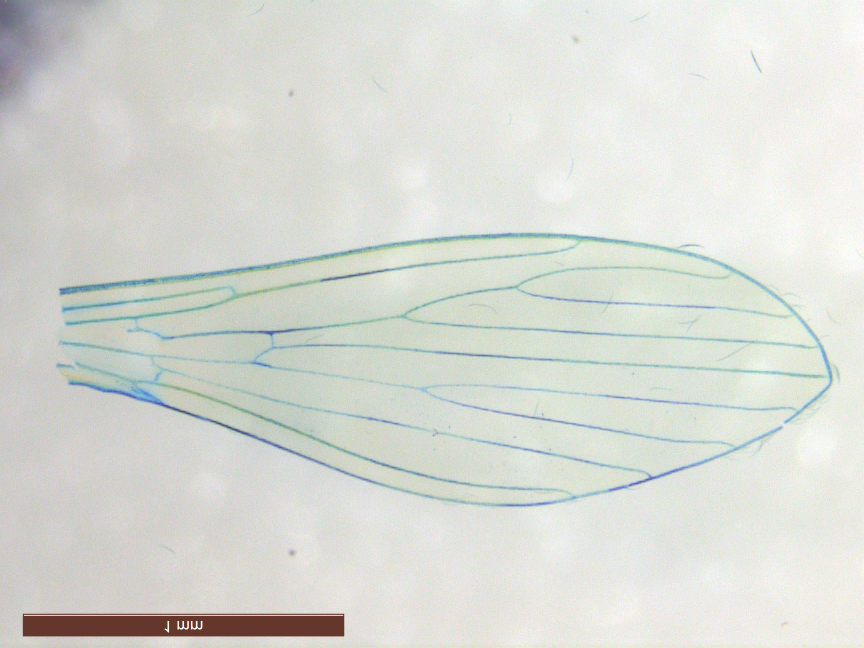
#> input picture assets/V_testTIFF_F_ST03_06.22.11_LT_01.tif, 1728 x 1296 px, found by its file name (shown at 1/2 size)
$ python harris.py V_testTIFF_F_ST03_06.22.11_LT_01.tif
#> lines starting #> are read from the running program, lines starting #| are printed output that depends on the picture; after the words box and inside, x2 and y2 are one past the last pixel; in counts of white or black regions, pixels touching at a corner belong together
import cv2
import numpy as np
import os
import sys

img = cv2.imread(os.path.join("~",sys.argv[1]))
#> img is the input picture: shape (1296, 1728, 3); mean B, G, R 212.4, 218.5, 215.9
height, width, channels = img.shape
#> height = 1296; width = 1728; channels = 3
img = img[100:height-100,0:width]
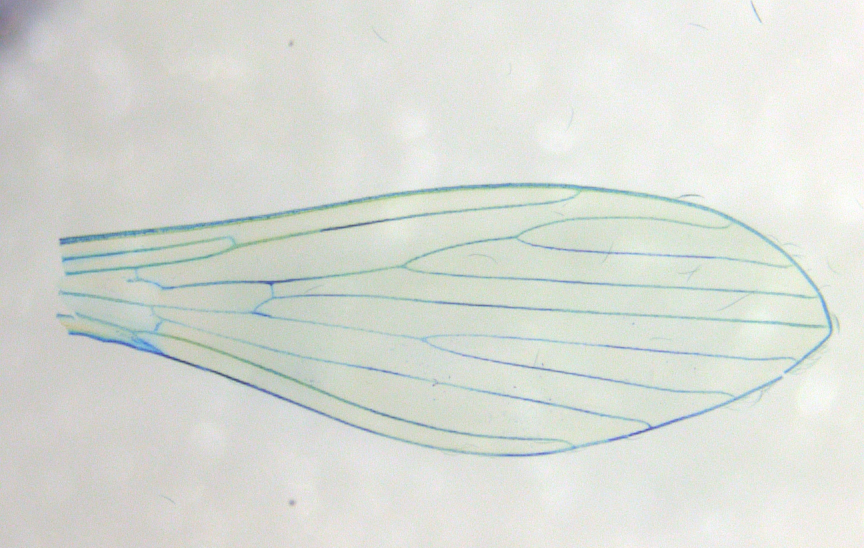
#> img: shape (1096, 1728, 3) (shown at 1/2 size); mean B, G, R 213.7, 220.1, 216.2
img = cv2.resize(img,(width/4,height/4))
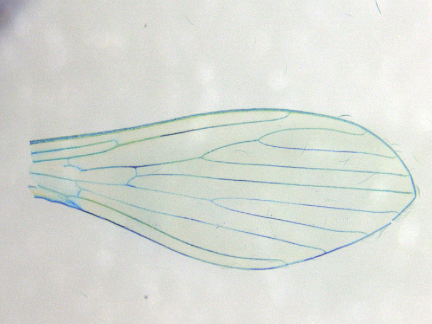
#> img: shape (324, 432, 3); mean B, G, R 213.6, 220, 216.1
imgray = cv2.cvtColor(img,cv2.COLOR_BGR2GRAY)
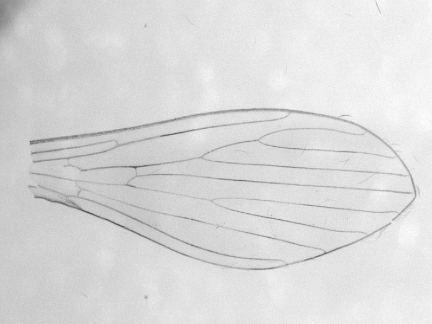
#> imgray: shape (324, 432); min 77, max 254, mean 218.1
imgray = np.float32(imgray)
dst = cv2.cornerHarris(imgray,2,3,0.04)
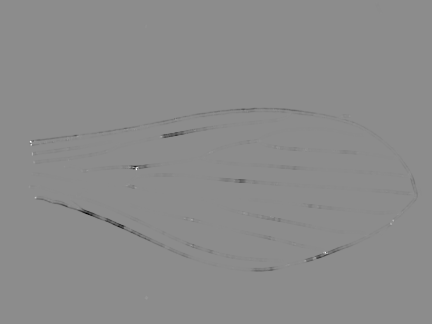
#> dst: shape (324, 432) float32; min -3297916, max 2703826.5, mean -10524.9; drawn with min black and max white

#result is dilated for marking the corners, not important
dst = cv2.dilate(dst,None)
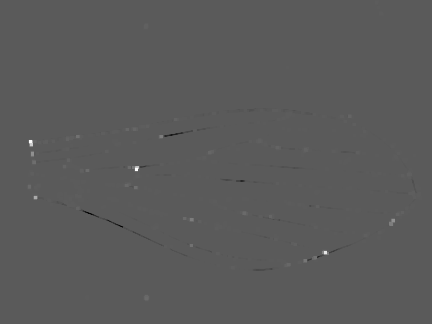
#> dst: shape (324, 432) float32; min -1498034.5, max 2703826.5, mean 591.3; drawn with min black and max white

# Threshold for an optimal value, it may vary depending on the image.
img[dst>0.01*dst.max()]=[0,0,255]
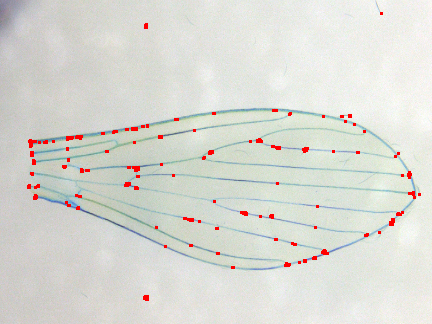
#> img: shape (324, 432, 3); 1.14% of pixels changed, all inside (x1, y1, x2, y2) = (27, 12, 421, 301)

cv2.imshow('dst',img)
if cv2.waitKey(0) & 0xff == 27:
#> (key Esc is pressed here)
    cv2.destroyAllWindows()
